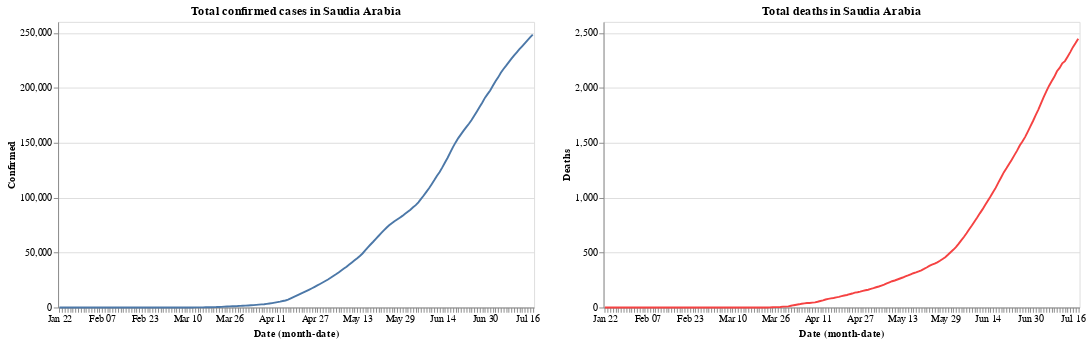

Notebook source saved alongside this figure:
### Code cell
red= alt.value("#f54242")
    
base.encode(y='Confirmed').properties(title='Total confirmed cases in Saudia Arabia')|base.encode(y='Deaths',color=red).properties(title='Total deaths in Saudia Arabia')

### Figure 1 — Vega-Lite specification as saved in the notebook (floating-point values rounded to 4 significant figures; data arrays with more than 128 entries replaced by an {"elided": "..."} marker saying what was removed)
{"config": {"view": {"continuousWidth": 400, "continuousHeight": 300}}, "hconcat": [{"mark": "line", "encoding": {"x": {"type": "ordinal", "field": "Date", "timeUnit": "monthdate"}, "y": {"type": "quantitative", "field": "Confirmed"}}, "title": "Total confirmed cases in Saudia Arabia", "width": 500}, {"mark": "line", "encoding": {"color": {"value": "#f54242"}, "x": {"type": "ordinal", "field": "Date", "timeUnit": "monthdate"}, "y": {"type": "quantitative", "field": "Deaths"}}, "title": "Total deaths in Saudia Arabia", "width": 500}], "data": {"name": "data-5b4aee13944a7aeea31b79f618997af4"}, "$schema": "https://vega.github.io/schema/vega-lite/v4.8.1.json", "datasets": {"data-5b4aee13944a7aeea31b79f618997af4": {"elided": "179 records"}}}
